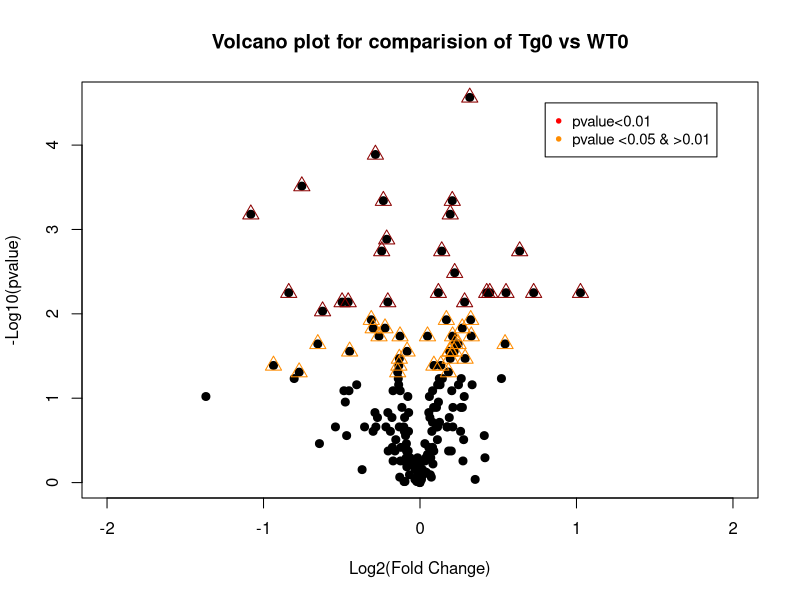

Generate this figure with R: (Note: this script raises an error after producing the figure.)
m=read.csv("Tg0WT0.csv", sep=",")


with(m, plot(log2FC,neglogp, pch=20, main="Volcano plot for comparision of Tg0 vs WT0",xlab="Log2(Fold Change)",ylab="-Log10(pvalue)", cex=1.6, xlim=c(-2,2)))

with(subset(m, pval<.01 ), points(log2FC,neglogp, pch=24,cex=1.6, col="dark red"))
with(subset(m, pval<0.05& pval>.01), points(log2FC,neglogp, pch=24,cex=1.6, col="dark orange"))

legend(0.8,4.5, legend=c("pvalue<0.01", "pvalue <0.05 & >0.01"),
       col=c("red", "dark orange "), pch=20, cex=0.9)

geom_vline(xintercept=c(-0.6, 0.6), col="red") +
  geom_hline(yintercept=-log10(0.05), col="red")


D=c(1:180)


#For coloring only pval
#ggplot
m$fcthre <- "pvalue >0.05"
m$fcthre[m$pval < 0.01& m$pval<0.01] <- "pvalue <0.01"
m$fcthre[m$pval < 0.05& m$pval>0.01 ] <- "pvalue <0.05 & >0.01"

m$labelmet=NA
m$labelmet[m$fcthre == "pvalue <0.01"] <- m$Metabolite[m$fcthre == "pvalue <0.01"]

k=m$Metabolite[m$fcthre == "pvalue <0.05 & >0.01"]
k=c(1:30)
m$labelmet[m$fcthre == "pvalue <0.05 & >0.01"] <- k

png(file="pngnew107.tiff", width=7500, height=7073,res = 340)


library(ggrepel)
# plot adding up all layers we have seen so far
ggplot(data=m, aes(x=log2FC, y=neglogp, col=m$fcthre, label=labelmet) )+
  geom_point(size=6.5) + labs(color = "p-value", face="bold")+
  guides(color = guide_legend(override.aes = list(size = 6.5)))+xlim(-1.5, 1.5)+
  theme_minimal() +
  theme(axis.text.y =element_text(margin = margin(t = 0, r = 10, b = 0, l = 0), face="bold",size=40, color = "black", hjust=2),axis.text.x =element_text(face="bold",size=40,color = "black", vjust=-1,margin = margin(t = 0, r = 0, b = 10, l = 0)),
        axis.line.x = element_line(color="black", size = 1) ,
        axis.line.y = element_line(color="black", size = 1),
    plot.title = element_text(hjust=0.5, vjust=2, face="bold",margin = margin(b = 25), size=50),
    legend.text = element_text(face = "bold",size=28),
    legend.key.width=unit(1,"lines"),
    legend.position=c(0.81,0.99),legend.background = element_blank(),
    legend.box.background = element_rect(colour = "black", linetype = "dashed"),
    legend.justification=c(0, 1), 
    plot.margin = unit(c(1.01, 12, 0.5, 0.5), "line"),
    legend.title = element_text(face = "bold",size=30),
    axis.title.x = element_text(face="bold", size=42,margin = margin(t =14, r = 0, b = 0, l = 0)),
    axis.title.y=element_text(face="bold",size=42,margin = margin(t =0, r = 14, b = 0, l = 0)),
    
  )+
  geom_text_repel(fontface="bold",size=12,max.overlaps = Inf, segment.size = 0.6,seed = 42,box.padding =0.5 ,
                  force = 2,point.padding = unit(1, "lines")
  ) +
  scale_color_manual(values=c(" Red", "slateblue", "black")) +
  geom_vline(xintercept=c(-0.6, 0.6), col="red", size=2) +
  geom_hline(yintercept=-log10(0.05), col="red",size=2)+
  labs(title="Volcano plot for comparision of Tg2576 vs WT", x="Log2(Fold Change)",y="-Log10(pvalue)")

graphics.off()



unit(0.52, "lines")

